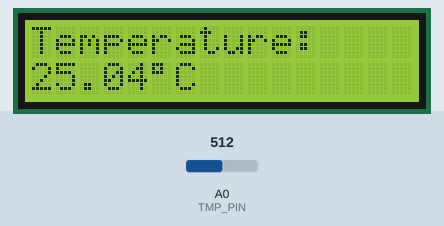
Recording of a sketch running on a simulated Arduino Uno, built with avr-gcc and run on an emulated ATmega328P. On the bench: 16×2 character LCD. The test bench sets the inputs (shaded band); at power-on: A0 (TMP_PIN) = 512.

Above: at 1.2 s.
1.3 s: A0 (TMP_PIN) set to 341
At 10.7 s:
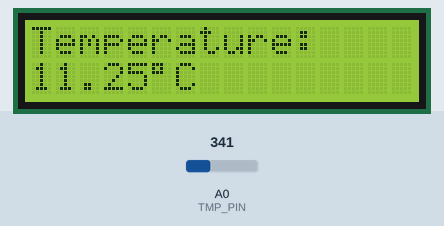
11.5 s: A0 (TMP_PIN) set to 308
At 21.0 s:
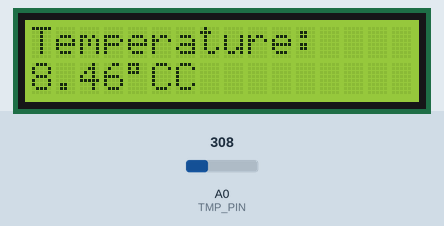
21.6 s: A0 (TMP_PIN) set to 228
At 31.2 s:
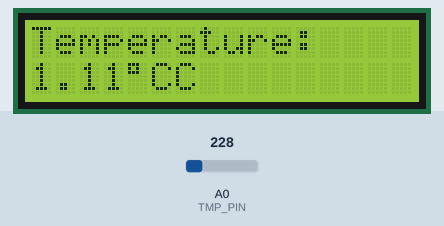
31.6 s: A0 (TMP_PIN) set to 202
At 41.5 s:
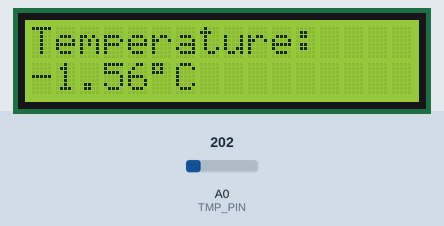
Timing chart, 0 to 42.6 s (numbered marks = the images above; inputs shaded):
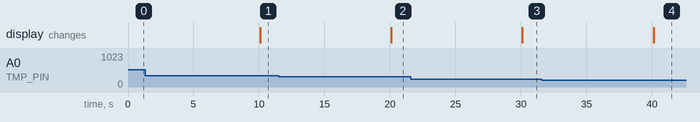

Measured:
- the behaviour switches between 327 and 326 on A0 (TMP_PIN) (found by bisection; images 1 and 2)
- the behaviour switches between 217 and 216 on A0 (TMP_PIN) (found by bisection; images 3 and 4)
- after the input at 1.3 s, the display: changes after 8.8 s (image 1)
- after the input at 11.5 s, the display: changes after 8.6 s (image 2)
- after the input at 21.6 s, the display: changes after 8.5 s (image 3)
- after the input at 31.6 s, the display: changes after 8.5 s (image 4)

The sketch:

AmbientTemperatureOnDispaly.ino
```cpp
#include <math.h>
#include <LiquidCrystal_PCF8574.h> // library to control the display

const int TMP_PIN = A0;
const long int R0 = 100000;  // thermistor resistance at nominal temperature 25°C; in kOhm
const int B = 4275;  // non-linear relationin between resistance and temperature; in K
const float K_CONV = 273.15;
const float T0 = 25 + K_CONV;  // nominal temperature; in K
const int VCC = 1023;  // max readable value in 10-bit system

LiquidCrystal_PCF8574 lcd(0x27);  // jumpers A1, A2, A3 on the rear of display's board are
    // disconnected so the address is 0x27

void setup()
{
    lcd.begin(16, 2);  // sets the number of rows and cols
    lcd.setBacklight(255);  // set brightness level
    lcd.home();  // sets cursor in (0,0)
    lcd.clear();  // cleans the display
    lcd.print("Temperature:");

    pinMode(TMP_PIN, INPUT);
}

void loop()
{
    volatile int Vsig = analogRead(TMP_PIN);

    // math formula for voltage interpretation as resistance and then temperature
    volatile float R = ((float)VCC / Vsig - 1) * R0;
    volatile float T = (1 / (log(R / R0) / B + 1.0 / T0)) - K_CONV;

    lcd.setCursor(0, 1);
    String output = (String)T + (char)223 + "C";  // 223 is ASCII code for '°' for our display
    lcd.print(output);

    delay(10e03);
}
```
